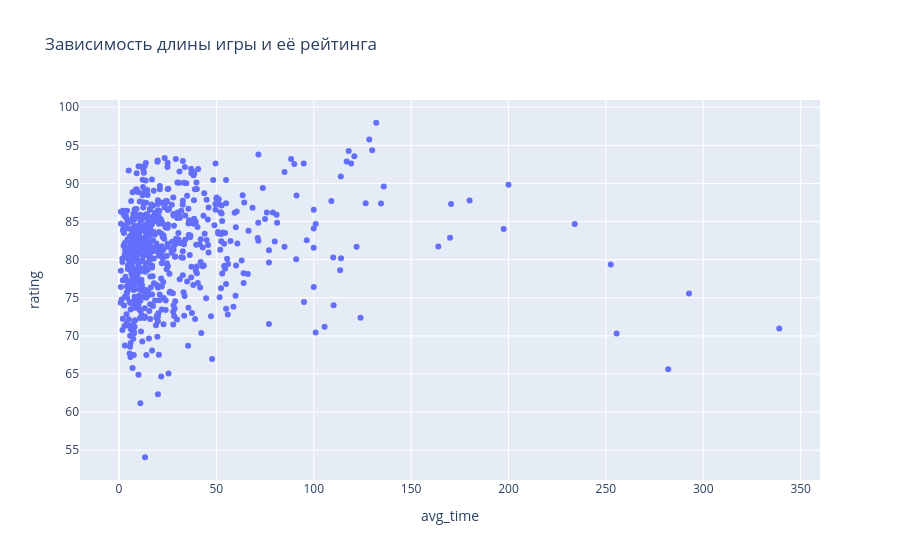

The notebook cell this image was saved under:
### Code cell
pltexp.scatter(df_time_grop, x='avg_time', y='rating', title='Зависимость длины игры и её рейтинга', )

### Figure 1 — Plotly figure (JSON) as saved in the notebook; plotly's stock layout.template omitted (floating-point values rounded to 4 significant figures; data arrays with more than 128 entries replaced by an {"elided": "..."} marker saying what was removed)
{"data": [{"hovertemplate": "avg_time=%{x}<br>rating=%{y}<extra></extra>", "legendgroup": "", "marker": {"color": "#636efa", "symbol": "circle"}, "mode": "markers", "name": "", "orientation": "v", "showlegend": false, "type": "scatter", "x": {"elided": "651 float values"}, "xaxis": "x", "y": {"elided": "651 float values"}, "yaxis": "y"}], "layout": {"legend": {"tracegroupgap": 0}, "title": {"text": "Зависимость длины игры и её рейтинга"}, "xaxis": {"anchor": "y", "domain": [0, 1], "title": {"text": "avg_time"}}, "yaxis": {"anchor": "x", "domain": [0, 1], "title": {"text": "rating"}}}}
